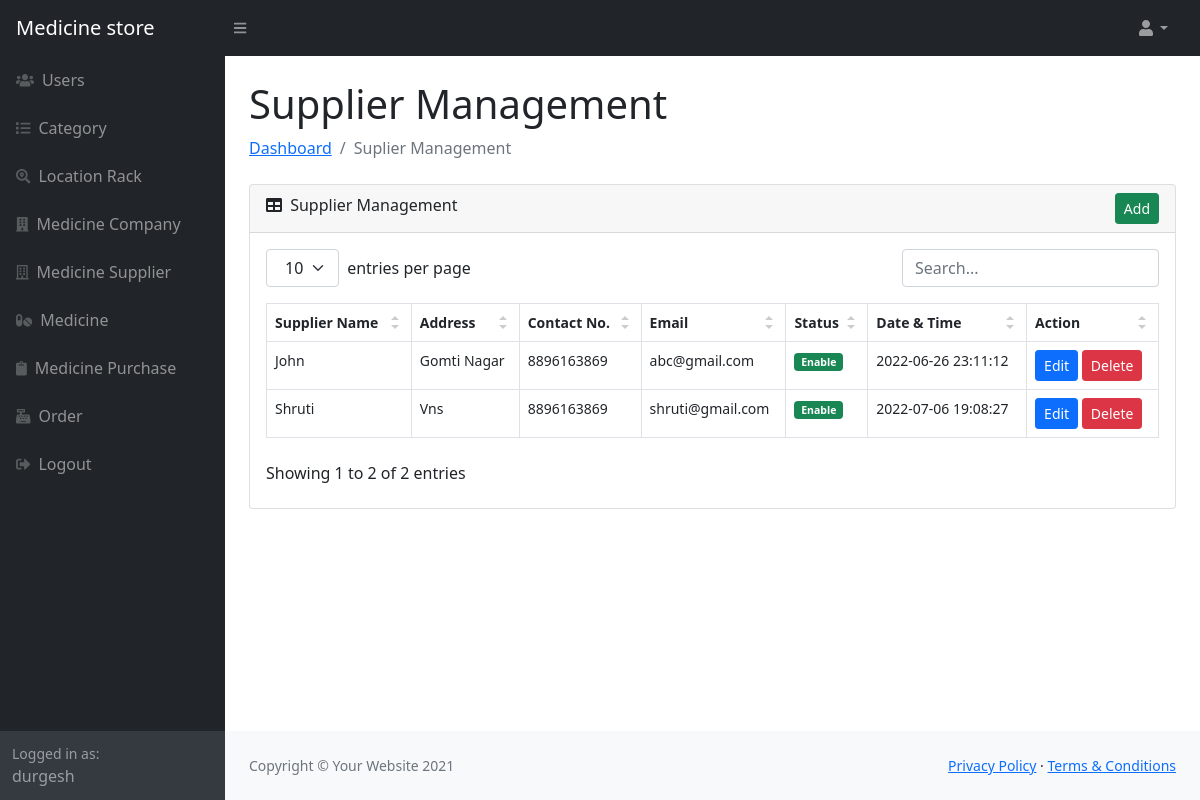
The app's page /supplier.php (signed in) with its own data.
### tables this page shows
CREATE TABLE `user_msbs` (
  `user_id` int NOT NULL AUTO_INCREMENT,
  `user_name` varchar(200) NOT NULL,
  `user_email` varchar(200) NOT NULL,
  `user_password` varchar(100) NOT NULL,
  `user_type` enum('Master','User') NOT NULL,
  `user_status` enum('Enable','Disable') NOT NULL,
  `user_created_on` datetime NOT NULL,
  PRIMARY KEY (`user_id`)
);

CREATE TABLE `supplier_msbs` (
  `supplier_id` int NOT NULL AUTO_INCREMENT,
  `supplier_name` varchar(200) NOT NULL,
  `supplier_address` tinytext NOT NULL,
  `supplier_contact_no` varchar(15) NOT NULL,
  `supplier_email` varchar(150) NOT NULL,
  `supplier_status` enum('Enable','Disable') NOT NULL,
  `supplier_datetime` datetime NOT NULL,
  PRIMARY KEY (`supplier_id`)
);

### supplier.php (the view, shortened to what the rows shown need)
<?php
include('class/db.php');
$object = new db();
$object->query = "
    SELECT * FROM supplier_msbs
    ORDER BY supplier_name ASC
";
$result = $object->get_result();
$error = '';
include('header.php');
?>
                        <div class="container-fluid px-4">
                            <h1 class="mt-4">Supplier Management</h1>
                        <?php
                        if(isset($_GET["action"], $_GET["code"]))
                        {
                            if($_GET["action"] == 'add')
                            {
                        ?>
                            <ol class="breadcrumb mb-4">
                                <li class="breadcrumb-item"><a href="index.php">Dashboard</a></li>
                                <li class="breadcrumb-item"><a href="supplier.php">Supplier Management</a></li>
                                <li class="breadcrumb-item active">Add New Supplier</li>
                            </ol>
                            <div class="row">
                                <div class="col-md-6">
                                    <?php
                                    if(isset($error) && $error != '')
                                    {
                                        echo '<div class="alert alert-danger alert-dismissible fade show" role="alert"><ul class="list-unstyled">'.$error.'</ul> <button type="button" class="btn-close" data-bs-dismiss="alert" aria-label="Close"></button></div>';
                                    }
                                    ?>
                                    <div class="card mb-4">
                                        <div class="card-header">
                                            <i class="fas fa-user-plus"></i> Add New Supplier
                                        </div>
                                        <div class="card-body">
                                            <form method="post">
                                                <div class="form-floating mb-3">
                                                    <input class="form-control" id="supplier_name" type="text" placeholder="Enter Supplier Name" name="supplier_name" value="<?php if(isset($_POST["supplier_name"])) echo $_POST["supplier_name"]; ?>" />
                                                    <label for="supplier_name">Supplier Name</label>
                                                </div>
                                                <div class="form-floating mb-3">
                                                    <textarea class="form-control" id="supplier_address" placeholder="Enter Supplier Address" name="supplier_address"><?php if(isset($_POST["supplier_address"])) echo $_POST["supplier_address"]; ?></textarea>
                                                    <label for="supplier_address">Address</label>
                                                </div>
                                                <div class="form-floating mb-3">
                                                    <input class="form-control" id="supplier_contact_no" type="text" placeholder="Enter Supplier Contact Number" name="supplier_contact_no" value="<?php if(isset($_POST["supplier_contact_no"])) echo $_POST["supplier_contact_no"]; ?>" />
                                                    <label for="supplier_contact_no">Contact No.</label>
                                                </div>
                                                <div class="form-floating mb-3">
                                                    <input class="form-control" id="supplier_email" type="text" placeholder="Enter Supplier Email Address" name="supplier_email" value="<?php if(isset($_POST["supplier_email"])) echo $_POST["supplier_email"]; ?>" />
                                                    <label for="supplier_email">Email Address</label>
                                                </div>
                                                <div class="mt-4 mb-0">
                                                    <input type="submit" name="add_supplier" class="btn btn-success" value="Add" />
                                                </div>
                                            </form>
                                        </div>
                                    </div>
                                </div>
                            </div>
                        <?php
                            }
                            else if($_GET["action"] == 'edit')
                            {
                                $supplier_id = $object->convert_data(trim($_GET["code"]), 'decrypt');
                                if($supplier_id > 0)
                                {
                                    $object->query = "
                                    SELECT * FROM supplier_msbs
                                    WHERE supplier_id = '$supplier_id'
                                    ";
                                    $supplier_result = $object->get_result();
                                    foreach($supplier_result as $supplier_row)
                                    {
                                ?>
                                <ol class="breadcrumb mb-4">
                                    <li class="breadcrumb-item"><a href="index.php">Dashboard</a></li>
                                    <li class="breadcrumb-item"><a href="supplier.php">Supplier Management</a></li>
                                    <li class="breadcrumb-item active">Edit Supplier Data</li>
                                </ol>
                                <div class="row">
                                    <div class="col-md-6">
                                        <?php
                                        if(isset($error) && $error != '')
                                        {
                                            echo '<div class="alert alert-danger alert-dismissible fade show" role="alert"><ul class="list-unstyled">'.$error.'</ul> <button type="button" class="btn-close" data-bs-dismiss="alert" aria-label="Close"></button></div>';
                                        }
                                        ?>
                                        <div class="card mb-4">
                                            <div class="card-header">
                                                <i class="fas fa-user-edit"></i> Edit Supplier Data
                                            </div>
                                            <div class="card-body">
                                                <form method="post">
                                                    <div class="form-floating mb-3">
                                                    <input class="form-control" id="supplier_name" type="text" placeholder="Enter Supplier Name" name="supplier_name" value="<?php echo $supplier_row["supplier_name"]; ?>" />
                                                    <label for="supplier_name">Supplier Name</label>
                                                </div>
                                                <div class="form-floating mb-3">
                                                    <textarea class="form-control" id="supplier_address" placeholder="Enter Supplier Address" name="supplier_address"><?php echo $supplier_row["supplier_address"]; ?></textarea>
                                                    <label for="supplier_address">Address</label>
                                                </div>
                                                <div class="form-floating mb-3">
                                                    <input class="form-control" id="supplier_contact_no" type="text" placeholder="Enter Supplier Contact Number" name="supplier_contact_no" value="<?php echo $supplier_row["supplier_contact_no"]; ?>" />
                                                    <label for="supplier_contact_no">Contact No.</label>
                                                </div>
                                                <div class="form-floating mb-3">
                                                    <input class="form-control" id="supplier_email" type="text" placeholder="Enter Supplier Email Address" name="supplier_email" value="<?php echo $supplier_row["supplier_email"]; ?>" />
                                                    <label for="supplier_email">Email Address</label>
                                                </div>
                                                    <div class="mt-4 mb-0">
                                                        <input type="hidden" name="supplier_id" value="<?php echo trim($_GET["code"]); ?>" />
                                                        <input type="submit" name="edit_supplier" class="btn btn-primary" value="Edit" />
                                                    </div>
                                                </form>
                                            </div>
                                        </div>
                                    </div>
                                </div>
                                <?php
                                    }
                                }
                                else
                                {
                                    echo '<div class="alert alert-info">Something Went Wrong</div>';
                                }
                            }
                            else
                            {
                                echo '<div class="alert alert-info">Something Went Wrong</div>';
                            }
                        ?>
                        <?php
                        }
                        else
                        {
                        ?>
                            <div class="card mb-4">
                                <div class="card-body">
                                    <table id="datatablesSimple">
                                        <thead>
                                            <tr>
                                                <th>Supplier Name</th>
                                                <th>Address</th>
                                                <th>Contact No.</th>
                                                <th>Email</th>
                                                <th>Status</th>
                                                <th>Date & Time</th>
                                                <th>Action</th>
                                            </tr>
                                        </thead>
                                        <tbody>
                                        <?php
                                        foreach($result as $row)
                                        {
                                            $supplier_status = '';
                                            if($row["supplier_status"] == 'Enable')
                                            {
                                                $supplier_status = '<div class="badge bg-success">Enable</div>';
                                            }
                                            else
                                            {
                                                $supplier_status = '<div class="badge bg-danger">Disable</div>';
                                            }
                                            echo '
                                            <tr>
                                                <td>'.html_entity_decode($row["supplier_name"]).'</td>
                                                <td>'.html_entity_decode($row["supplier_address"]).'</td>
                                                <td>'.$row["supplier_contact_no"].'</td>
                                                <td>'.$row["supplier_email"].'</td>
                                                <td>'.$supplier_status.'</td>
                                                <td>'.$row["supplier_datetime"].'</td>
                                                <td>
                                                    <a href="supplier.php?action=edit&code='.$object->convert_data($row["supplier_id"]).'" class="btn btn-sm btn-primary">Edit</a>
                                                    <button type="button" name="delete_button" class="btn btn-danger btn-sm" onclick="delete_data(`'.$object->convert_data($row["supplier_id"]).'`, `'.$row["supplier_status"].'`); ">Delete</button>
                                                </td>
                                            </tr>
                                            ';
                                        }
                                        ?>
                                        </tbody>
                                    </table>
                                </div>
                            </div>
                        <?php
                        }
                        ?>
                        </div>
<?php
include('footer.php');
?>

### header.php (shortened to what the rows shown need)
<!DOCTYPE html>
<html lang="en">
    <head>
        <link href="<?php echo $object->base_url; ?>css/simple-datatables-style.css" rel="stylesheet" />
        <link href="<?php echo $object->base_url; ?>css/styles.css" rel="stylesheet" />
        <link rel="stylesheet" href="<?php echo $object->base_url; ?>css/vanillaSelectBox.css" />
    </head>
    <body class="sb-nav-fixed">
        <div id="layoutSidenav">
            <div id="layoutSidenav_nav">
                <nav class="sb-sidenav accordion sb-sidenav-dark" id="sidenavAccordion">
                    <div class="sb-sidenav-menu">
                        <div class="nav">
                        </div>
                    </div>
                    <div class="sb-sidenav-footer">
                        <div class="small">Logged in as:</div>
                        <?php echo $object->Get_user_name(); ?>
                    </div>
                </nav>
            </div>
            <div id="layoutSidenav_content">
                <main>

### records on screen
user_msbs: user_name "durgesh"
supplier_msbs: supplier_name "John", supplier_address "Gomti Nagar", supplier_contact_no "8896163869", supplier_email "abc@gmail.com", supplier_status "Enable", supplier_datetime "2022-06-26 23:11:12"
supplier_msbs: supplier_name "Shruti", supplier_address "Vns", supplier_contact_no "8896163869", supplier_email "shruti@gmail.com", supplier_status "Enable", supplier_datetime "2022-07-06 19:08:27"
